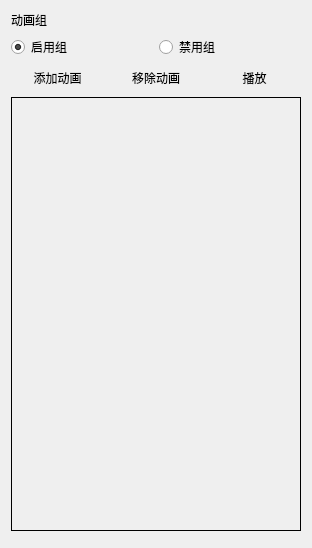
<?xml version="1.0" encoding="UTF-8"?>
<ui version="4.0">
 <class>AnimationForm</class>
 <widget class="QWidget" name="AnimationForm">
  <property name="geometry">
   <rect>
    <x>0</x>
    <y>0</y>
    <width>312</width>
    <height>548</height>
   </rect>
  </property>
  <property name="windowTitle">
   <string>Form</string>
  </property>
  <layout class="QVBoxLayout" name="verticalLayout_2">
   <item>
    <layout class="QHBoxLayout" name="horizontalLayout_2">
     <item>
      <widget class="QLabel" name="label">
       <property name="sizePolicy">
        <sizepolicy hsizetype="Fixed" vsizetype="Preferred">
         <horstretch>0</horstretch>
         <verstretch>0</verstretch>
        </sizepolicy>
       </property>
       <property name="text">
        <string>动画组</string>
       </property>
      </widget>
     </item>
     <item>
      <widget class="BIComboBox" name="groupCombo">
       <property name="defaultText">
        <string>新建组</string>
       </property>
      </widget>
     </item>
    </layout>
   </item>
   <item>
    <layout class="QHBoxLayout" name="horizontalLayout_3">
     <item>
      <widget class="QRadioButton" name="enableRadio">
       <property name="text">
        <string>启用组</string>
       </property>
       <property name="checked">
        <bool>true</bool>
       </property>
      </widget>
     </item>
     <item>
      <widget class="QRadioButton" name="disableRadio">
       <property name="text">
        <string>禁用组</string>
       </property>
      </widget>
     </item>
    </layout>
   </item>
   <item>
    <layout class="QHBoxLayout" name="horizontalLayout">
     <item>
      <widget class="QToolButton" name="addBtn">
       <property name="sizePolicy">
        <sizepolicy hsizetype="Minimum" vsizetype="Minimum">
         <horstretch>0</horstretch>
         <verstretch>0</verstretch>
        </sizepolicy>
       </property>
       <property name="layoutDirection">
        <enum>Qt::LayoutDirection::LeftToRight</enum>
       </property>
       <property name="text">
        <string>添加动画</string>
       </property>
       <property name="popupMode">
        <enum>QToolButton::ToolButtonPopupMode::InstantPopup</enum>
       </property>
       <property name="toolButtonStyle">
        <enum>Qt::ToolButtonStyle::ToolButtonTextOnly</enum>
       </property>
       <property name="autoRaise">
        <bool>true</bool>
       </property>
       <property name="arrowType">
        <enum>Qt::ArrowType::DownArrow</enum>
       </property>
      </widget>
     </item>
     <item>
      <widget class="QPushButton" name="removeBtn">
       <property name="text">
        <string>移除动画</string>
       </property>
       <property name="icon">
        <iconset theme="QIcon::ThemeIcon::EditDelete"/>
       </property>
       <property name="flat">
        <bool>true</bool>
       </property>
      </widget>
     </item>
     <item>
      <widget class="QPushButton" name="playBtn">
       <property name="text">
        <string>播放</string>
       </property>
       <property name="icon">
        <iconset theme="QIcon::ThemeIcon::MediaPlaybackStart"/>
       </property>
       <property name="flat">
        <bool>true</bool>
       </property>
      </widget>
     </item>
    </layout>
   </item>
   <item>
    <widget class="QScrollArea" name="scrollArea">
     <property name="sizePolicy">
      <sizepolicy hsizetype="Expanding" vsizetype="Expanding">
       <horstretch>0</horstretch>
       <verstretch>0</verstretch>
      </sizepolicy>
     </property>
     <property name="frameShape">
      <enum>QFrame::Shape::Panel</enum>
     </property>
     <property name="frameShadow">
      <enum>QFrame::Shadow::Plain</enum>
     </property>
     <property name="widgetResizable">
      <bool>true</bool>
     </property>
     <property name="alignment">
      <set>Qt::AlignmentFlag::AlignLeading|Qt::AlignmentFlag::AlignLeft|Qt::AlignmentFlag::AlignTop</set>
     </property>
     <widget class="QWidget" name="scrollAreaWidgetContents">
      <property name="geometry">
       <rect>
        <x>0</x>
        <y>0</y>
        <width>296</width>
        <height>445</height>
       </rect>
      </property>
      <property name="sizePolicy">
       <sizepolicy hsizetype="Preferred" vsizetype="Preferred">
        <horstretch>0</horstretch>
        <verstretch>0</verstretch>
       </sizepolicy>
      </property>
      <layout class="QVBoxLayout" name="verticalLayout_3">
       <property name="spacing">
        <number>0</number>
       </property>
       <property name="leftMargin">
        <number>2</number>
       </property>
       <property name="rightMargin">
        <number>2</number>
       </property>
       <item>
        <widget class="AnimationListView" name="animationView" native="true">
         <property name="sizePolicy">
          <sizepolicy hsizetype="Preferred" vsizetype="Preferred">
           <horstretch>0</horstretch>
           <verstretch>0</verstretch>
          </sizepolicy>
         </property>
        </widget>
       </item>
      </layout>
     </widget>
    </widget>
   </item>
   <item>
    <widget class="QWidget" name="property" native="true">
     <property name="sizePolicy">
      <sizepolicy hsizetype="Preferred" vsizetype="Preferred">
       <horstretch>0</horstretch>
       <verstretch>0</verstretch>
      </sizepolicy>
     </property>
     <layout class="QVBoxLayout" name="verticalLayout">
      <property name="sizeConstraint">
       <enum>QLayout::SizeConstraint::SetNoConstraint</enum>
      </property>
      <property name="leftMargin">
       <number>0</number>
      </property>
      <property name="topMargin">
       <number>0</number>
      </property>
      <property name="rightMargin">
       <number>0</number>
      </property>
      <property name="bottomMargin">
       <number>0</number>
      </property>
     </layout>
    </widget>
   </item>
  </layout>
  <action name="scaleAction">
   <property name="icon">
    <iconset theme="QIcon::ThemeIcon::ViewFullscreen"/>
   </property>
   <property name="text">
    <string>缩放</string>
   </property>
   <property name="toolTip">
    <string>按指定比例缩放</string>
   </property>
   <property name="menuRole">
    <enum>QAction::MenuRole::NoRole</enum>
   </property>
  </action>
  <action name="blinkAction">
   <property name="icon">
    <iconset theme="QIcon::ThemeIcon::WeatherClear"/>
   </property>
   <property name="text">
    <string>闪烁</string>
   </property>
   <property name="toolTip">
    <string>背景色动画</string>
   </property>
   <property name="menuRole">
    <enum>QAction::MenuRole::NoRole</enum>
   </property>
  </action>
  <action name="moveAction">
   <property name="icon">
    <iconset theme="QIcon::ThemeIcon::MailSend"/>
   </property>
   <property name="text">
    <string>运动</string>
   </property>
   <property name="toolTip">
    <string>按指定路线运动</string>
   </property>
   <property name="menuRole">
    <enum>QAction::MenuRole::NoRole</enum>
   </property>
  </action>
  <action name="rotateAction">
   <property name="icon">
    <iconset theme="QIcon::ThemeIcon::SyncSynchronizing"/>
   </property>
   <property name="text">
    <string>旋转</string>
   </property>
   <property name="toolTip">
    <string>旋转指定的角度</string>
   </property>
   <property name="menuRole">
    <enum>QAction::MenuRole::NoRole</enum>
   </property>
  </action>
  <action name="customAction">
   <property name="icon">
    <iconset theme="QIcon::ThemeIcon::MediaPlaylistShuffle"/>
   </property>
   <property name="text">
    <string>自定义</string>
   </property>
   <property name="toolTip">
    <string>自定义动画</string>
   </property>
   <property name="menuRole">
    <enum>QAction::MenuRole::NoRole</enum>
   </property>
  </action>
 </widget>
 <customwidgets>
  <customwidget>
   <class>BIComboBox</class>
   <extends>QWidget</extends>
   <header>bicombobox.h</header>
  </customwidget>
  <customwidget>
   <class>AnimationListView</class>
   <extends>QWidget</extends>
   <header>animation/animationlistview.h</header>
   <container>1</container>
  </customwidget>
 </customwidgets>
 <resources/>
 <connections/>
</ui>
